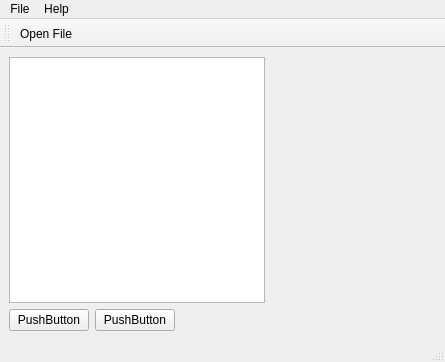
<?xml version="1.0" encoding="UTF-8"?>
<ui version="4.0">
 <class>MainWindow</class>
 <widget class="QMainWindow" name="MainWindow">
  <property name="geometry">
   <rect>
    <x>0</x>
    <y>0</y>
    <width>445</width>
    <height>362</height>
   </rect>
  </property>
  <property name="windowTitle">
   <string>MainWindow</string>
  </property>
  <widget class="QWidget" name="centralwidget">
   <layout class="QVBoxLayout" name="verticalLayout">
    <item>
     <layout class="QHBoxLayout" name="horizontalLayout">
      <item>
       <widget class="QTreeView" name="treeView">
        <property name="sizePolicy">
         <sizepolicy hsizetype="Fixed" vsizetype="Expanding">
          <horstretch>0</horstretch>
          <verstretch>0</verstretch>
         </sizepolicy>
        </property>
        <property name="contextMenuPolicy">
         <enum>Qt::ContextMenuPolicy::ActionsContextMenu</enum>
        </property>
       </widget>
      </item>
      <item>
       <widget class="QVTKOpenGLNativeWidget" name="vtkWidget" native="true">
        <property name="sizePolicy">
         <sizepolicy hsizetype="Expanding" vsizetype="Expanding">
          <horstretch>0</horstretch>
          <verstretch>0</verstretch>
         </sizepolicy>
        </property>
        <property name="minimumSize">
         <size>
          <width>0</width>
          <height>0</height>
         </size>
        </property>
       </widget>
      </item>
     </layout>
    </item>
    <item>
     <layout class="QHBoxLayout" name="horizontalLayout_2">
      <item>
       <widget class="QPushButton" name="pushButton">
        <property name="text">
         <string>PushButton</string>
        </property>
       </widget>
      </item>
      <item>
       <widget class="QPushButton" name="pushButton_2">
        <property name="text">
         <string>PushButton</string>
        </property>
       </widget>
      </item>
      <item>
       <spacer name="horizontalSpacer">
        <property name="orientation">
         <enum>Qt::Orientation::Horizontal</enum>
        </property>
        <property name="sizeHint" stdset="0">
         <size>
          <width>785</width>
          <height>20</height>
         </size>
        </property>
       </spacer>
      </item>
     </layout>
    </item>
   </layout>
  </widget>
  <widget class="QMenuBar" name="menubar">
   <property name="geometry">
    <rect>
     <x>0</x>
     <y>0</y>
     <width>445</width>
     <height>17</height>
    </rect>
   </property>
   <widget class="QMenu" name="menuFile">
    <property name="title">
     <string>File</string>
    </property>
    <addaction name="actionOpen_File"/>
   </widget>
   <widget class="QMenu" name="menuHelp">
    <property name="title">
     <string>Help</string>
    </property>
    <addaction name="actionAbout"/>
   </widget>
   <addaction name="menuFile"/>
   <addaction name="menuHelp"/>
  </widget>
  <widget class="QStatusBar" name="statusbar"/>
  <widget class="QToolBar" name="toolBar">
   <property name="windowTitle">
    <string>toolBar</string>
   </property>
   <attribute name="toolBarArea">
    <enum>TopToolBarArea</enum>
   </attribute>
   <attribute name="toolBarBreak">
    <bool>false</bool>
   </attribute>
   <addaction name="actionOpen_File"/>
  </widget>
  <action name="actionOpen_File">
   <property name="icon">
    <iconset>
     <normaloff>:/icons/fileopen.png</normaloff>:/icons/fileopen.png</iconset>
   </property>
   <property name="text">
    <string>Open File</string>
   </property>
   <property name="menuRole">
    <enum>QAction::MenuRole::NoRole</enum>
   </property>
  </action>
  <action name="actionItem_Options">
   <property name="text">
    <string>Item Options</string>
   </property>
   <property name="menuRole">
    <enum>QAction::MenuRole::NoRole</enum>
   </property>
  </action>
  <action name="actionAbout">
   <property name="text">
    <string>About</string>
   </property>
   <property name="menuRole">
    <enum>QAction::MenuRole::NoRole</enum>
   </property>
  </action>
 </widget>
 <customwidgets>
  <customwidget>
   <class>QVTKOpenGLNativeWidget</class>
   <extends>QWidget</extends>
   <header>QVTKOpenGLNativeWidget.h</header>
   <container>1</container>
  </customwidget>
 </customwidgets>
 <resources>
  <include location="icons.qrc"/>
 </resources>
 <connections/>
</ui>
